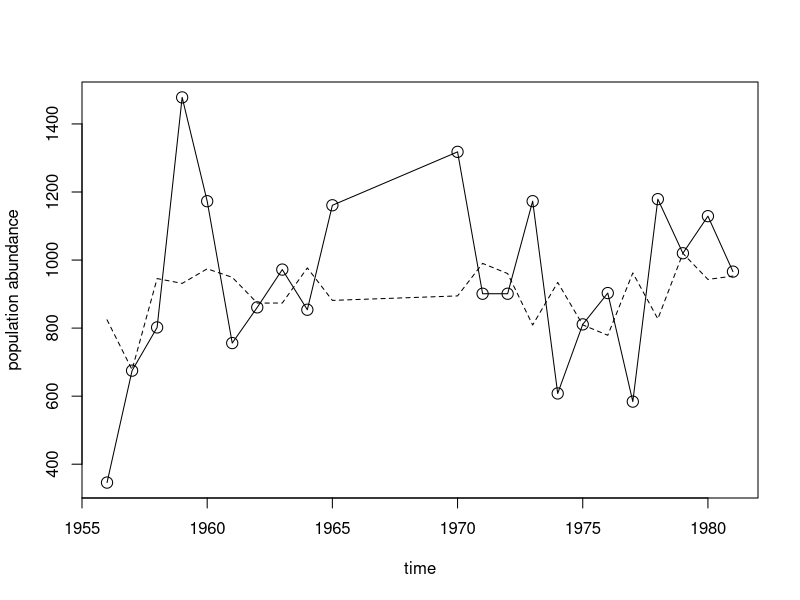

Write R code to recreate this figure.
#  Ornstein Uhlenbeck State Space Model version date 122010.R:
#
#  Program for calculating maximum likelihood (ML) or restricted maximum
#  likelihood (REML) estimates of unknown parameters for the Ornstein
#  Uhlenbeck State Space (OUSS) model of stochastic population growth.  
#  The model is
#
#  dX(t) = theta*[mu - X(t)]*dt  +  dW(t)
#               with dW(t) ~ normal(0,dt*betasq),
#  Y(t) = X(t) + F(t)
#               with F(t) ~ normal(0,tausq).
#
#  Here X(t) is log-population abundance, Y(t) is observed or estimated value
#  of X(t), theta, mu, betasq, tausq are parameters.  The parameter betasq
#  is the variance of the process noise, and tausq is the variance of the
#  observation error.
#
#  The model takes population abundance N(t) = exp(X(t)) to be governed by a
#  stochastic, continuous time density dependent model, with the observed
#  abundances O(t) = N(t)*exp(F(t)) arising from lognormal sampling error.
#
#  User provides time series of observed population abundances o(0), o(1),
#  ..., o(q), which are log-transformed by the program into y(0), y(1), ...,
#  y(q), assumed to be a time series realization of Y(t).  Likelihood
#  function of y(0), y(1), ..., y(q) is that of a multivariate normal
#  distribution.  The observation times t_0, t_1, t_2, ..., t_q can have
#  unequal intervals.
#
#  Program computes initial parameter values for iterations.  The program
#  should be re-run for several sets of initial values, as the likelihood
#  function for the model frequently has multiple local maxima.
#
#  This program written by Brian Dennis (Dept Fish and Wildlife Resources,
#  Univ Idaho, Moscow, Idaho, 83844-1136 USA  brian@uidaho.edu).
#
#  Citations:
#    Dennis, B. 2010.  A density dependent state space model for population 
#    abundance data with unequal time intervals.  Unpublished manuscript for:
#    Ecology.
#
#----------------------------------------------------------------------
#        USER INPUT SECTION
#----------------------------------------------------------------------
#  User supplies time series data here.  User can substitute R statements to
#    read population abundance data from a file into the vector "Observed.t".
#    Times of observation are entered into the vector "Time.t".

Observed.t=c(346,675,802,1478,1173,756,861,972,854,1161,1318,901,901,1173,
   608,811,903,584,1179,1020,1129,966);  #  No zeros!  (With zeros, you must
                                         #    use another model).
Time.t=c(1956,1957,1958,1959,1960,1961,1962,1963,1964,1965,1970,1971,1972,
   1973,1974,1975,1976,1977,1978,1979,1980,1981);  #  Initial time can 
                                                   #    be nonzero.

#  Example data are bobcat (Lynx rufus) in Idaho, data set 212 from the Global
#  Population Dynamics Database.
#----------------------------------------------------------------------
#        PROGRAM INITIALIZATION SECTION
#----------------------------------------------------------------------  
library(MASS);  #  loads miscellaneous functions (ginv, etc.)
T.t=Time.t-Time.t[1]; #  For calculations, time starts at zero.
Y.t=log(Observed.t);  #  Log-transform the observations.
q=length(Y.t)-1;      #  Number of time series transitions, q.
qp1=q+1;              #  q+1 gets used a lot, too.
S.t=T.t[2:qp1]-T.t[1:q];  #  Time intervals.

#----------------------------------------------------------------------
#        SECTION FOR DEFINING ML & REML LOG-LIKELIHOODS
#----------------------------------------------------------------------

#  ML objective function "negloglike.OU.ml" is negative of log-likelihood;
#  the Nelder-Mead optimization routine in R, "optim", is a minimization
#  routine.  The ML objective function uses a multivariate normal log-
#  likelihood (Eq. 16 in Dennis 2010).  The three function arguments are:
#  phi, vector of parameters (transformed to the real line), 
#  yt, vector of time series observations (log scale),
#  tt, vector of observation times.

negloglike.OU.ml=function(phi,yt,tt)  
{
   mu=phi[1];
   theta=exp(phi[2]);         #  Constrains theta > 0.
   betasq=exp(phi[3]);      #  Constrains betasq > 0. 
   tausq=exp(phi[4]);       #  Constrains tausq > 0.
   thing=betasq/(2*theta);    #  Recurring quantity.
   q=length(yt)-1;
   ss=tt[2:qp1]-tt[1:q];      #  Time intervals.
   qp1=q+1;
   vx=matrix(1,qp1,qp1);  # Preallocate matrix for autocorrelations.
   #  Following loop calculates the model autocorrelations and puts 
   #    them in vx.
   for (ti in 1:q)
   {
      vx[(ti+1):qp1,ti]=exp(-theta*cumsum(ss[ti:q]));
      vx[ti,(ti+1):qp1]=vx[(ti+1):qp1,ti];
   }
   Sigma.mat=vx*thing;   #  Variance-covariance matrix for X(t).
   #print(Sigma.mat)
   Itausq=matrix(0,qp1,qp1);
   diag(Itausq)=rep(tausq,qp1);
   V=Sigma.mat+Itausq;   #  Variance-covariance matrix for Y(t).
   mm=rep(mu,qp1);
   ofn=(qp1/2)*log(2*pi)+0.5*log(det(V))+
      0.5*(yt-mm)%*%ginv(V)%*%(yt-mm);
   return(ofn);
}

#  REML objective function "negloglike.OU.reml" is negative of log-likelihood
#  for first differences of the log-scale observations.  The REML objective
#  function uses equations 17-19 of Dennis (2010).  The three
#  function arguments are: 
#  phi, vector of parameters (transformed to the real line), 
#  yt, vector of time series observations (log scale),
#  tt, vector of observation times.
#  The function performs the differencing.
negloglike.OU.reml=function(phi,yt,tt)
{
   theta=exp(phi[1]);          #  Constrains th > 0.
   betasq=exp(phi[2]);      #  Constrains betasq > 0. 
   tausq=exp(phi[3]);       #  Constrains tausq > 0.
   thing=betasq/(2*theta);       #  Recurring quantity.
   ss=tt[2:qp1]-tt[1:q];         #  Time intervals.
   q=length(yt)-1;
   qp1=q+1;
   vx=matrix(1,qp1,qp1);  # Preallocate matrix for autocorrelations.
   #  Following loop calculates the autocorrelations and puts 
   #    them in vx.
   for (ti in 1:q)
   {
      vx[(ti+1):qp1,ti]=exp(-theta*cumsum(ss[ti:q]));
      vx[ti,(ti+1):qp1]=vx[(ti+1):qp1,ti];
   }
   Sigma.mat=vx*thing;
   Itausq=matrix(0,qp1,qp1);
   diag(Itausq)=rep(tausq,qp1);
   V=Sigma.mat+Itausq;
   Dmat=cbind(-diag(1,q),matrix(0,q,1))+
      cbind(matrix(0,q,1),diag(1,q));    #  Differencing matrix.
   Phi.mat=Dmat%*%V%*%t(Dmat);           #  REML var-cov mattrix.
   wt=yt[2:qp1]-yt[1:q];
   ofn=(q/2)*log(2*pi)+0.5*log(det(Phi.mat))+
      0.5*wt%*%ginv(Phi.mat)%*%wt;
   return(ofn);
}

#----------------------------------------------------------------------
#        SECTION FOR CALCULATING INITIAL VALUES.
#----------------------------------------------------------------------
Ybar=mean(Y.t);
Yvar=sum((Y.t-Ybar)*(Y.t-Ybar))/q;

mu1=Ybar;
th1=-mean(log(abs((Y.t[2:qp1]-mu1)/
   (Y.t[1:q]-mu1)))/S.t);            # Kludge an initial value for theta
                                     #  based on mean of Y(t+s) given Y(t).
bsq1=2*th1*Yvar/(1+2*th1);         #  Moment estimate using stationary
tsq1=bsq1;                         #   variance, with betasq=tausq.

#----------------------------------------------------------------------
#        SECTION FOR CALCULATING ML & REML PARAMETER ESTIMATES
#----------------------------------------------------------------------

# The ML estimates.
OUSSml=optim(par=c(mu1,log(th1),log(bsq1),log(tsq1)),
   negloglike.OU.ml,NULL,method="Nelder-Mead",yt=Y.t,tt=T.t);
params.ml=c(OUSSml$par[1],exp(OUSSml$par[2]),exp(OUSSml$par[3]),
   exp(OUSSml$par[4]));
lnlike.ml=-OUSSml$value[1];
AIC.ouss=-2*lnlike.ml+2*length(params.ml);

mu.ml=params.ml[1];           # These are the ML estimates.
theta.ml=params.ml[2];        #          --
betasq.ml=params.ml[3];       #          --
tausq.ml=params.ml[4];        #          --

# The REML estimates.
OUSSreml=optim(par=c(log(th1),log(bsq1),log(tsq1)),
   negloglike.OU.reml,NULL,method="Nelder-Mead",yt=Y.t,tt=T.t);
params.reml=c(exp(OUSSreml$par[1]),exp(OUSSreml$par[2]),
   exp(OUSSreml$par[3]));
theta.reml=params.reml[1];    #  These are the REML estimates.
betasq.reml=params.reml[2];   #           --
tausq.reml=params.reml[3];    #           --

#  Calculate REML estimate of mu using Eq. 20 of Dennis (2010).
thing=betasq.reml/(2*theta.reml);
vx=matrix(1,qp1,qp1);
for (ti in 1:q)
{
   vx[(ti+1):qp1,ti]=exp(-theta.reml*cumsum(S.t[ti:q]));
   vx[ti,(ti+1):qp1]=vx[(ti+1):qp1,ti];
}
Sigma.mat=vx*thing;
Itausq=matrix(0,qp1,qp1);
diag(Itausq)=rep(tausq.reml,qp1);
V.reml=Sigma.mat+Itausq;
j=matrix(1,qp1,1);
Vinv=ginv(V.reml);
mu.reml=(t(j)%*%Vinv%*%Y.t)/(t(j)%*%Vinv%*%j);  #  REML estimate of mu.

Var_mu.reml=1/(t(j)%*%Vinv%*%j);        #  Variance of mu
mu_hi.reml=mu.reml+1.96*sqrt(Var_mu.reml); #  95% CI for mu
mu_lo.reml=mu.reml-1.96*sqrt(Var_mu.reml); #       --

#  Calculate predicted population sizes for the OUSS model
#  (X(tj) given all the observations except for Y(tj))
#  with multivariate normal distribution, for plotting.
#
#  Choose ML or REML estimates here (by commenting out the unwanted).
#  mu=mu.ml;  theta=theta.ml;  betasq=betasq.ml;  tausq=tausq.ml;
mu=mu.reml;  theta=theta.reml;  betasq=betasq.reml;  tausq=tausq.reml;

thing=betasq/(2*theta);
vx=matrix(1,qp1,qp1);
for (ti in 1:q)
{
   vx[(ti+1):qp1,ti]=exp(-theta*cumsum(S.t[ti:q]));
   vx[ti,(ti+1):qp1]=vx[(ti+1):qp1,ti];
}
Sigma.mat=vx*thing;
Itausq=matrix(0,qp1,qp1);
diag(Itausq)=rep(tausq,qp1);
V=Sigma.mat+Itausq;

Predict.t=rep(0,qp1);
Muvec=rep(mu,q);
for (tj in 1:qp1)
{
Y.omitj=Y.t[-tj];    #  Omit observation at time tj.
V.omitj=V[-tj,-tj];  #  Omit row tj and col tj from var-cov matrix.
V12=V[tj,-tj];       #  Submatrix:  row tj without col tj.
Predict.t[tj]=mu+V12%*%ginv(V.omitj)%*%(Y.omitj-Muvec);  #  Usual expression
                                                         #  for conditional
                                                         #  MV normal mean.
}
Predict.t=exp(Predict.t);

#  Plot the data & model-fitted values
plot(Time.t,Observed.t,xlab="time",ylab="population abundance",
   type="o",pch=1,cex=1.5);      #  Population data are circles.
par(lty="dashed");               #  Predicted abundances are dashed line.
points(Time.t,Predict.t, type="l", lwd=1);

#  Print the parameter estimates
parms.reml=c(mu.reml,theta.reml, betasq.reml,tausq.reml); #  Collect for 
                                                          #    printing.
parms.ml=c(mu.ml,theta.ml, betasq.ml,tausq.ml);           #      --
names=c("mu","theta","betasq","tausq");                   #      --
types=c("OUSS-ML","OUSS-REML");                           #      --
matrix(cbind(parms.ml,parms.reml),
   nrow=2,ncol=4,byrow=TRUE,dimnames=list(types,names));       #  Print stuff

matrix(cbind(mu_lo.reml,mu_hi.reml),nrow=1,ncol=2,byrow=TRUE,
   dimnames=list("95% CI for MU",c("LO","HI")));               #  Print stuff

matrix(cbind(lnlike.ml,AIC.ouss),nrow=1,ncol=2,byrow=TRUE,
   dimnames=list("OUSS ML RESULTS",c("LN-LIKELIHOOD","AIC"))); #  Print stuff
